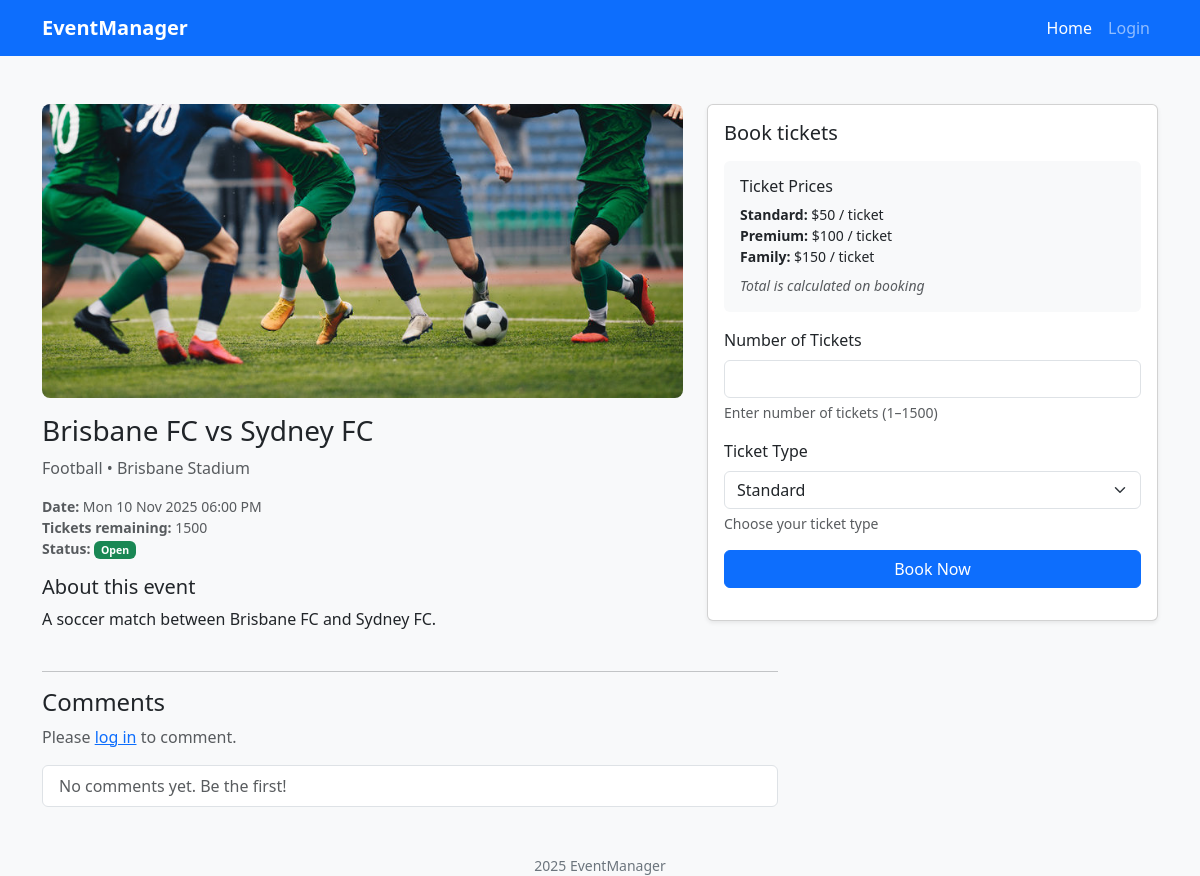
Screenshot of /event/1 with the database file from the repository.
### website/models.py (models this page shows)
class Event(db.Model):
    __tablename__ = 'event'
    id = db.Column(db.Integer, primary_key=True)
    eventname = db.Column(db.String(80)) #
    category = db.Column(db.String(80)) #picklist
    description = db.Column(db.String(250))
    eventdate = db.Column (db.DateTime) #need to be adjusted
    starttime = db.Column (db.DateTime) #need to be adjusted
    endtime = db.Column (db.DateTime) #need to be adjusted
    venue = db.Column(db.String(80))
    image = db.Column(db.String(80))
    numticket = db.Column (db.Integer)
    orders = db.relationship('Order', backref='event')
    owner_id = db.Column(db.Integer, db.ForeignKey('users.id'), nullable=False)
    status   = db.Column(db.String(20), default='Open')
    comments = db.relationship(
    'Comment',
    backref='event',
    lazy='dynamic',
    cascade='all, delete-orphan',
    order_by="desc(Comment.created_at)")

### website/views.py (the view, shortened to what this page needs)
@main_bp.route('/event/<int:event_id>', methods=['GET', 'POST'])
def event(event_id):
    form = BookingForm()
    comment_form = CommentForm()
    ev = Event.query.get_or_404(event_id)
    ticket_prices = {
            'Standard': 50.0,
            'Premium': 100.0,
            'Family': 150.0
        }
    comments = ev.comments.all()
    return render_template(
        'event.html',
        event=ev,
        comment_form=comment_form,
        comments=comments,
        booking_form=form,
        ticket_prices=ticket_prices
    )

### website/forms.py
class BookingForm(FlaskForm):
    ticketQty = IntegerField("Number of Tickets", validators=[InputRequired()])
    ticketType = SelectField("Ticket Type", choices=[("Standard", "Standard"), ("Premium", "Premium"), ("Family", "Family")], validators=[InputRequired()])
    submit = SubmitField("Book Now")

class CommentForm(FlaskForm):
    text = TextAreaField(
        "Add a comment",
        validators=[InputRequired(), Length(max=400)]
    )
    submit = SubmitField("Post")

### website/templates/event.html (shortened to what this page needs)
{% extends "base.html" %}
{% block content %}
<section class="container py-5">
  <div class="row g-4 align-items-start">
    <div class="col-12 col-lg-7">
      {% if event and event.image %}
        {% if event.image.startswith('http') %}
          <img src="{{ event.image }}" class="w-100 rounded-3 mb-3" alt="{{ event.eventname }}">
        {% else %}
          <img src="{{ url_for('static', filename='img/' ~ event.image) }}" class="w-100 rounded-3 mb-3" alt="{{ event.eventname }}">
        {% endif %}
      {% endif %}
      <h1 class="h3 mb-2">{{ event.eventname if event else 'Event' }}</h1>
      <p class="text-muted mb-3">
        {% if event %}{{ event.category }} • {{ event.venue }}{% endif %}
      </p>
      <ul class="list-unstyled small text-muted">
        {% if event and event.eventdate %}
          <li><strong>Date:</strong> {{ event.eventdate.strftime('%a %d %b %Y %I:%M %p') }}</li>
        {% endif %}
        {% if event and event.numticket is not none %}
          <li><strong>Tickets remaining:</strong> {{ event.numticket }}</li>
        {% endif %}
        {% if event %}
          <li><strong>Status:</strong>
            <span class="badge
              {% if event.status == 'Open' %}bg-success
              {% elif event.status == 'Sold Out' %}bg-danger
              {% else %}bg-secondary{% endif %}">
              {{ event.status }}
            </span>
          </li>
        {% endif %}
      </ul>
      {% if event and event.description %}
        <div class="mt-3">
          <h2 class="h5">About this event</h2>
          <p class="mb-0">{{ event.description }}</p>
        </div>
      {% endif %}
    </div>
    <div class="col-12 col-lg-5">
      <div class="card shadow-sm sticky-lg">
        <div class="card-body">
          <h2 class="h5 mb-3">Book tickets</h2>
          {% if event %}
            {% if event.status == 'Open' and event.numticket > 0 %}
            <form method="post" action="{{ url_for('main.event', event_id=event.id) }}">
              <div class="mb-3 p-3 bg-light rounded">
                <h6 class="mb-2">Ticket Prices</h6>
                <ul class="list-unstyled small mb-0">
                  <li><strong>Standard:</strong> ${{ "%.0f"|format(ticket_prices.Standard) }} / ticket</li>
                  <li><strong>Premium:</strong> ${{ "%.0f"|format(ticket_prices.Premium) }} / ticket</li>
                  <li><strong>Family:</strong> ${{ "%.0f"|format(ticket_prices.Family) }} / ticket</li>
                </ul>
                <div class="mt-2 text-muted small"><em>Total is calculated on booking</em></div>
              </div>
              <div class="mb-3">
                {{ booking_form.ticketQty.label(class="form-label") }}
                {{ booking_form.ticketQty(class="form-control", max=event.numticket) }}
                <div class="form-text">Enter number of tickets (1–{{ event.numticket }})</div>
              </div>
              <div class="mb-3">
                {{ booking_form.ticketType.label(class="form-label") }}
                {{ booking_form.ticketType(class="form-select") }}
                <div class="form-text">Choose your ticket type</div>
              </div>
              {{ booking_form.submit(class="btn btn-primary w-100") }}
            </form>
            {% endif %}
          {% else %}
            <p class="text-muted mb-0">This event is not available for booking.</p>
          {% endif %}
        </div>
      </div>
    </div>
  </div>
  <div class="row mt-4">
    <div class="col-12 col-lg-8">
      <hr>
      <h4>Comments</h4>
      {% if current_user.is_authenticated %}
      <form method="POST" action="{{ url_for('main.event', event_id=event.id) }}" class="mb-3">
        {{ comment_form.hidden_tag() }}
        <div class="mb-2">
          {{ comment_form.text.label(class="form-label") }}
          {{ comment_form.text(class="form-control", rows="3", placeholder="Write your comment...") }}
        </div>
        {{ comment_form.submit(class="btn btn-primary btn-sm") }}
      </form>
      {% else %}
        <p class="text-muted">Please <a href="{{ url_for('auth.login') }}">log in</a> to comment.</p>
      {% endif %}
      <ul class="list-group mt-3">
        {% for c in comments %}
          <li class="list-group-item">
            <div class="d-flex justify-content-between">
              <strong>{{ c.user.username }}</strong>
              <small class="text-muted">{{ c.created_at.strftime('%d %b %Y %H:%M') if c.created_at }}</small>
            </div>
            <div class="mt-1">{{ c.text | e }}</div>
          </li>
        {% else %}
          <li class="list-group-item text-muted">No comments yet. Be the first!</li>
        {% endfor %}
      </ul>
    </div>
  </div>
</section>
{% endblock %}

### website/templates/base.html (shortened to what this page needs)
<html>
<head>
    <link href="https://cdn.jsdelivr.net/npm/bootstrap@5.3.2/dist/css/bootstrap.min.css" rel="stylesheet">
    <link rel="stylesheet" href="{{ url_for('static', filename='style/style.css')}}">
</head>
<body>
    {% block header %}
<nav class="navbar navbar-expand-lg navbar-dark bg-primary">
  <div class="container">
    <a class="navbar-brand" href="{{ url_for('main.index')}}">EventManager</a>
    <div id="nav" class="collapse navbar-collapse">
      <ul class="navbar-nav ms-auto">
        <li class="nav-item"><a class="nav-link active" href="{{ url_for('main.index')}}">Home</a></li>
         {% if current_user.is_authenticated %}
         <li class="nav-item me-3 d-flex align-items-center">
           <span class="navbar-text">Welcome, {{ current_user.username }}!</span>
          </li>
         <li class="nav-item"><a class="nav-link" href="{{ url_for('main.create')}}">Create Event</a></li>
         <li class="nav-item"><a class="nav-link" href="{{ url_for('main.history')}}">My Bookings</a></li>
         <li class="nav-item"><a class="nav-link" href="{{ url_for('auth.logout')}}">Logout</a></li>
          {% else %}
         <li class="nav-item"><a class="nav-link" href="{{ url_for('auth.login')}}">Login</a></li>
          {% endif %}
      </ul>
    </div>
  </div>
</nav>
        {% endblock %}
    {% block content %}
    {% endblock %}
    <footer class="footer">
             <div class="container text-center small">2025 EventManager</div>
    </footer>
</body>
</html>

### website/static/style/style.css (style rules this page uses)
body { background-color: #f8f9fa; }
.navbar-brand { font-weight: 700; }
footer .small { color: #6c757d; }

### rows the page displays
Event: image (picture), eventname "Brisbane FC vs Sydney FC", category "Football", venue "Brisbane Stadium", eventdate "Mon 10 Nov 2025 06:00 PM", numticket "1500", status "Open", description "A soccer match between Brisbane FC and Sydney FC."

### other values shown
{{ "%.0f"|format(ticket_prices.Standard) }} "50"
{{ "%.0f"|format(ticket_prices.Premium) }} "100"
{{ "%.0f"|format(ticket_prices.Family) }} "150"
{{ booking_form.ticketQty.label(class="form-label") }} "Number of Tickets"
{{ booking_form.ticketType.label(class="form-label") }} "Ticket Type"
